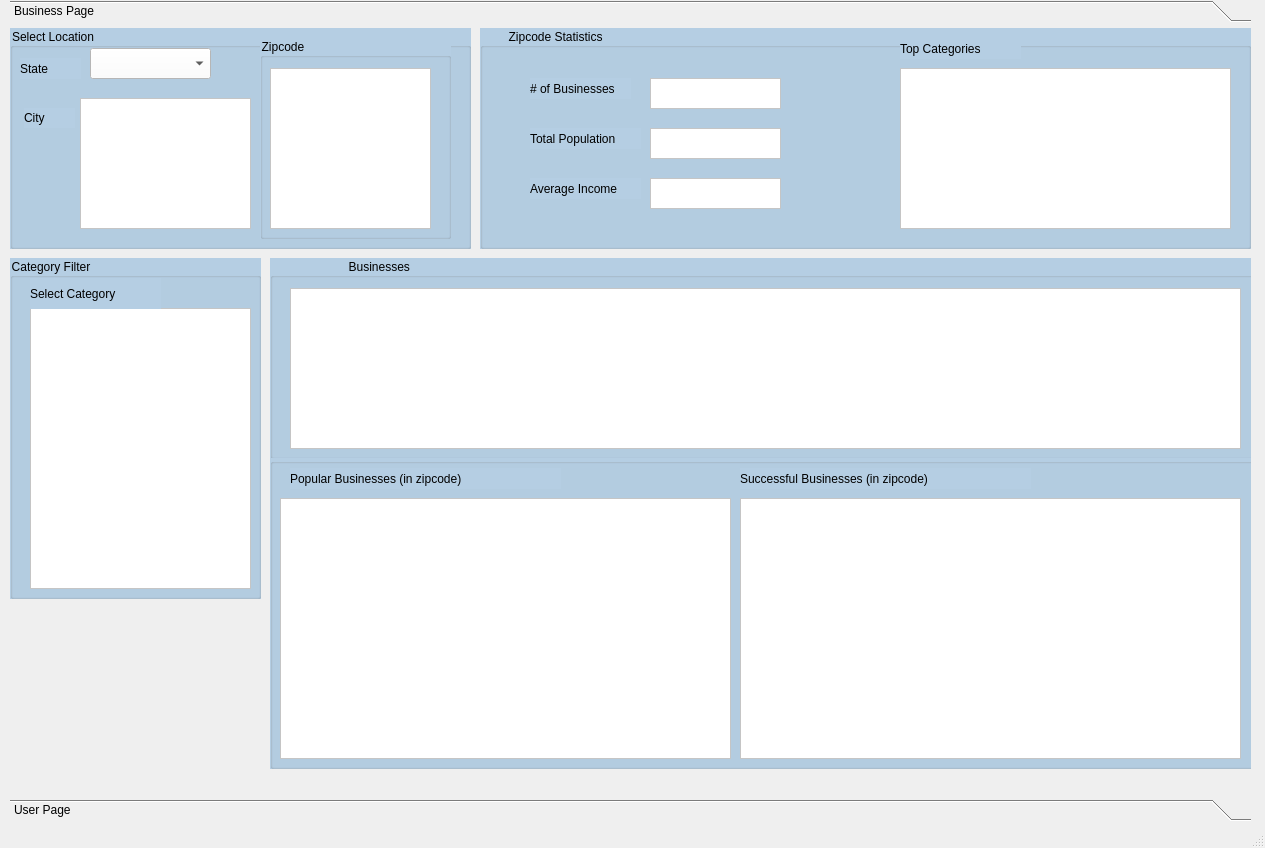
<?xml version="1.0" encoding="UTF-8"?>
<ui version="4.0">
 <class>MainWindow</class>
 <widget class="QMainWindow" name="MainWindow">
  <property name="enabled">
   <bool>true</bool>
  </property>
  <property name="geometry">
   <rect>
    <x>0</x>
    <y>0</y>
    <width>1265</width>
    <height>848</height>
   </rect>
  </property>
  <property name="sizePolicy">
   <sizepolicy hsizetype="Maximum" vsizetype="Maximum">
    <horstretch>0</horstretch>
    <verstretch>0</verstretch>
   </sizepolicy>
  </property>
  <property name="minimumSize">
   <size>
    <width>0</width>
    <height>662</height>
   </size>
  </property>
  <property name="maximumSize">
   <size>
    <width>6000</width>
    <height>6000</height>
   </size>
  </property>
  <property name="windowTitle">
   <string>MainWindow</string>
  </property>
  <property name="iconSize">
   <size>
    <width>100</width>
    <height>100</height>
   </size>
  </property>
  <widget class="QWidget" name="centralwidget">
   <widget class="QToolBox" name="toolBox">
    <property name="enabled">
     <bool>true</bool>
    </property>
    <property name="geometry">
     <rect>
      <x>10</x>
      <y>0</y>
      <width>1241</width>
      <height>821</height>
     </rect>
    </property>
    <property name="maximumSize">
     <size>
      <width>16777215</width>
      <height>16777215</height>
     </size>
    </property>
    <property name="currentIndex">
     <number>0</number>
    </property>
    <widget class="QWidget" name="page">
     <property name="geometry">
      <rect>
       <x>0</x>
       <y>0</y>
       <width>1241</width>
       <height>759</height>
      </rect>
     </property>
     <attribute name="label">
      <string>Business Page</string>
     </attribute>
     <widget class="QGroupBox" name="groupBox">
      <property name="geometry">
       <rect>
        <x>0</x>
        <y>0</y>
        <width>461</width>
        <height>221</height>
       </rect>
      </property>
      <property name="styleSheet">
       <string notr="true">background-color: rgb(181, 206, 227);
font: 10pt &quot;Lucida Sans Unicode&quot;;</string>
      </property>
      <property name="title">
       <string>Select Location</string>
      </property>
      <widget class="QComboBox" name="stateList">
       <property name="geometry">
        <rect>
         <x>80</x>
         <y>20</y>
         <width>121</width>
         <height>31</height>
        </rect>
       </property>
       <property name="styleSheet">
        <string notr="true">background-color: rgb(255, 255, 255);</string>
       </property>
      </widget>
      <widget class="QLabel" name="label">
       <property name="geometry">
        <rect>
         <x>10</x>
         <y>30</y>
         <width>61</width>
         <height>21</height>
        </rect>
       </property>
       <property name="styleSheet">
        <string notr="true">font: 10pt &quot;Lucida Sans Unicode&quot;;</string>
       </property>
       <property name="text">
        <string>State</string>
       </property>
      </widget>
      <widget class="QListWidget" name="cityList">
       <property name="geometry">
        <rect>
         <x>70</x>
         <y>70</y>
         <width>171</width>
         <height>131</height>
        </rect>
       </property>
       <property name="styleSheet">
        <string notr="true">background-color: rgb(255, 255, 255);</string>
       </property>
      </widget>
      <widget class="QLabel" name="label_2">
       <property name="geometry">
        <rect>
         <x>14</x>
         <y>80</y>
         <width>51</width>
         <height>20</height>
        </rect>
       </property>
       <property name="styleSheet">
        <string notr="true">font: 10pt &quot;Lucida Sans Unicode&quot;;</string>
       </property>
       <property name="text">
        <string>City</string>
       </property>
      </widget>
      <widget class="QGroupBox" name="groupBox_3">
       <property name="geometry">
        <rect>
         <x>250</x>
         <y>10</y>
         <width>191</width>
         <height>201</height>
        </rect>
       </property>
       <property name="styleSheet">
        <string notr="true">font: 10pt &quot;Lucida Sans Unicode&quot;;
background-color: rgb(181, 206, 227);</string>
       </property>
       <property name="title">
        <string>Zipcode</string>
       </property>
       <widget class="QTableWidget" name="Zipcodelist">
        <property name="geometry">
         <rect>
          <x>10</x>
          <y>30</y>
          <width>161</width>
          <height>161</height>
         </rect>
        </property>
        <property name="styleSheet">
         <string notr="true">background-color: rgb(255, 255, 255);</string>
        </property>
        <attribute name="horizontalHeaderVisible">
         <bool>true</bool>
        </attribute>
        <attribute name="horizontalHeaderStretchLastSection">
         <bool>true</bool>
        </attribute>
        <attribute name="verticalHeaderVisible">
         <bool>false</bool>
        </attribute>
       </widget>
      </widget>
     </widget>
     <widget class="QGroupBox" name="groupBox_2">
      <property name="geometry">
       <rect>
        <x>260</x>
        <y>230</y>
        <width>991</width>
        <height>201</height>
       </rect>
      </property>
      <property name="styleSheet">
       <string notr="true">background-color: rgb(181, 206, 227);
font: 10pt &quot;Lucida Sans Unicode&quot;;
</string>
      </property>
      <property name="title">
       <string>                       Businesses</string>
      </property>
      <widget class="QTableWidget" name="businessTable">
       <property name="geometry">
        <rect>
         <x>20</x>
         <y>30</y>
         <width>951</width>
         <height>161</height>
        </rect>
       </property>
       <property name="styleSheet">
        <string notr="true">background-color: rgb(255, 255, 255);</string>
       </property>
      </widget>
     </widget>
     <widget class="QGroupBox" name="groupBox_4">
      <property name="geometry">
       <rect>
        <x>470</x>
        <y>0</y>
        <width>771</width>
        <height>221</height>
       </rect>
      </property>
      <property name="styleSheet">
       <string notr="true">font: 10pt &quot;Lucida Sans Unicode&quot;;
background-color: rgb(181, 206, 227);</string>
      </property>
      <property name="title">
       <string>        Zipcode Statistics </string>
      </property>
      <widget class="QListWidget" name="numofbusinesses">
       <property name="geometry">
        <rect>
         <x>170</x>
         <y>50</y>
         <width>131</width>
         <height>31</height>
        </rect>
       </property>
       <property name="styleSheet">
        <string notr="true">background-color: rgb(255, 255, 255);</string>
       </property>
      </widget>
      <widget class="QLabel" name="label_3">
       <property name="geometry">
        <rect>
         <x>50</x>
         <y>50</y>
         <width>101</width>
         <height>21</height>
        </rect>
       </property>
       <property name="styleSheet">
        <string notr="true">font: 8pt &quot;Lucida Sans Unicode&quot;;</string>
       </property>
       <property name="text">
        <string># of Businesses</string>
       </property>
      </widget>
      <widget class="QLabel" name="label_5">
       <property name="geometry">
        <rect>
         <x>420</x>
         <y>10</y>
         <width>121</width>
         <height>21</height>
        </rect>
       </property>
       <property name="styleSheet">
        <string notr="true">font: 8pt &quot;Lucida Sans Unicode&quot;;</string>
       </property>
       <property name="text">
        <string>Top Categories</string>
       </property>
      </widget>
      <widget class="QTableWidget" name="topCategories">
       <property name="geometry">
        <rect>
         <x>420</x>
         <y>40</y>
         <width>331</width>
         <height>161</height>
        </rect>
       </property>
       <property name="styleSheet">
        <string notr="true">background-color: rgb(255, 255, 255);</string>
       </property>
       <attribute name="horizontalHeaderHighlightSections">
        <bool>true</bool>
       </attribute>
       <attribute name="horizontalHeaderStretchLastSection">
        <bool>true</bool>
       </attribute>
       <attribute name="verticalHeaderVisible">
        <bool>false</bool>
       </attribute>
      </widget>
      <widget class="QLabel" name="label_6">
       <property name="geometry">
        <rect>
         <x>50</x>
         <y>100</y>
         <width>111</width>
         <height>21</height>
        </rect>
       </property>
       <property name="styleSheet">
        <string notr="true">font: 8pt &quot;Lucida Sans Unicode&quot;;</string>
       </property>
       <property name="text">
        <string>Total Population</string>
       </property>
      </widget>
      <widget class="QListWidget" name="totalpopulation">
       <property name="geometry">
        <rect>
         <x>170</x>
         <y>100</y>
         <width>131</width>
         <height>31</height>
        </rect>
       </property>
       <property name="styleSheet">
        <string notr="true">background-color: rgb(255, 255, 255);</string>
       </property>
      </widget>
      <widget class="QLabel" name="label_7">
       <property name="geometry">
        <rect>
         <x>50</x>
         <y>150</y>
         <width>111</width>
         <height>21</height>
        </rect>
       </property>
       <property name="styleSheet">
        <string notr="true">font: 8pt &quot;Lucida Sans Unicode&quot;;</string>
       </property>
       <property name="text">
        <string>Average Income</string>
       </property>
      </widget>
      <widget class="QListWidget" name="avgincome">
       <property name="geometry">
        <rect>
         <x>170</x>
         <y>150</y>
         <width>131</width>
         <height>31</height>
        </rect>
       </property>
       <property name="styleSheet">
        <string notr="true">background-color: rgb(255, 255, 255);</string>
       </property>
      </widget>
     </widget>
     <widget class="QGroupBox" name="groupBox_5">
      <property name="geometry">
       <rect>
        <x>0</x>
        <y>230</y>
        <width>251</width>
        <height>341</height>
       </rect>
      </property>
      <property name="styleSheet">
       <string notr="true">background-color: rgb(181, 206, 227);
font: 10pt &quot;Lucida Sans Unicode&quot;;</string>
      </property>
      <property name="title">
       <string>Category Filter</string>
      </property>
      <widget class="QListWidget" name="categorylist">
       <property name="geometry">
        <rect>
         <x>20</x>
         <y>50</y>
         <width>221</width>
         <height>281</height>
        </rect>
       </property>
       <property name="styleSheet">
        <string notr="true">background-color: rgb(255, 255, 255);</string>
       </property>
      </widget>
      <widget class="QLabel" name="label_4">
       <property name="geometry">
        <rect>
         <x>20</x>
         <y>20</y>
         <width>131</width>
         <height>31</height>
        </rect>
       </property>
       <property name="styleSheet">
        <string notr="true">font: 10pt &quot;Lucida Sans Unicode&quot;;</string>
       </property>
       <property name="text">
        <string>Select Category</string>
       </property>
      </widget>
     </widget>
     <widget class="QGroupBox" name="groupBox_6">
      <property name="geometry">
       <rect>
        <x>260</x>
        <y>430</y>
        <width>991</width>
        <height>311</height>
       </rect>
      </property>
      <property name="styleSheet">
       <string notr="true">background-color: rgb(181, 206, 227);
font: 10pt &quot;Lucida Sans Unicode&quot;;
</string>
      </property>
      <property name="title">
       <string/>
      </property>
      <widget class="QTableWidget" name="popBusinesses">
       <property name="geometry">
        <rect>
         <x>10</x>
         <y>40</y>
         <width>451</width>
         <height>261</height>
        </rect>
       </property>
       <property name="styleSheet">
        <string notr="true">background-color: rgb(255, 255, 255);</string>
       </property>
       <attribute name="horizontalHeaderStretchLastSection">
        <bool>true</bool>
       </attribute>
       <attribute name="verticalHeaderVisible">
        <bool>false</bool>
       </attribute>
      </widget>
      <widget class="QLabel" name="label_8">
       <property name="geometry">
        <rect>
         <x>20</x>
         <y>10</y>
         <width>271</width>
         <height>21</height>
        </rect>
       </property>
       <property name="styleSheet">
        <string notr="true">font: 10pt &quot;Lucida Sans Unicode&quot;;</string>
       </property>
       <property name="text">
        <string>Popular Businesses (in zipcode)</string>
       </property>
      </widget>
      <widget class="QLabel" name="label_9">
       <property name="geometry">
        <rect>
         <x>470</x>
         <y>10</y>
         <width>291</width>
         <height>21</height>
        </rect>
       </property>
       <property name="styleSheet">
        <string notr="true">font: 10pt &quot;Lucida Sans Unicode&quot;;</string>
       </property>
       <property name="text">
        <string>Successful Businesses (in zipcode)</string>
       </property>
      </widget>
      <widget class="QTableWidget" name="successfulbusiness">
       <property name="geometry">
        <rect>
         <x>470</x>
         <y>40</y>
         <width>501</width>
         <height>261</height>
        </rect>
       </property>
       <property name="styleSheet">
        <string notr="true">background-color: rgb(255, 255, 255);</string>
       </property>
       <attribute name="horizontalHeaderStretchLastSection">
        <bool>true</bool>
       </attribute>
       <attribute name="verticalHeaderVisible">
        <bool>false</bool>
       </attribute>
      </widget>
     </widget>
    </widget>
    <widget class="QWidget" name="page_2">
     <property name="geometry">
      <rect>
       <x>0</x>
       <y>0</y>
       <width>1241</width>
       <height>759</height>
      </rect>
     </property>
     <attribute name="label">
      <string>User Page</string>
     </attribute>
    </widget>
   </widget>
  </widget>
  <widget class="QStatusBar" name="statusbar"/>
 </widget>
 <resources/>
 <connections/>
</ui>
